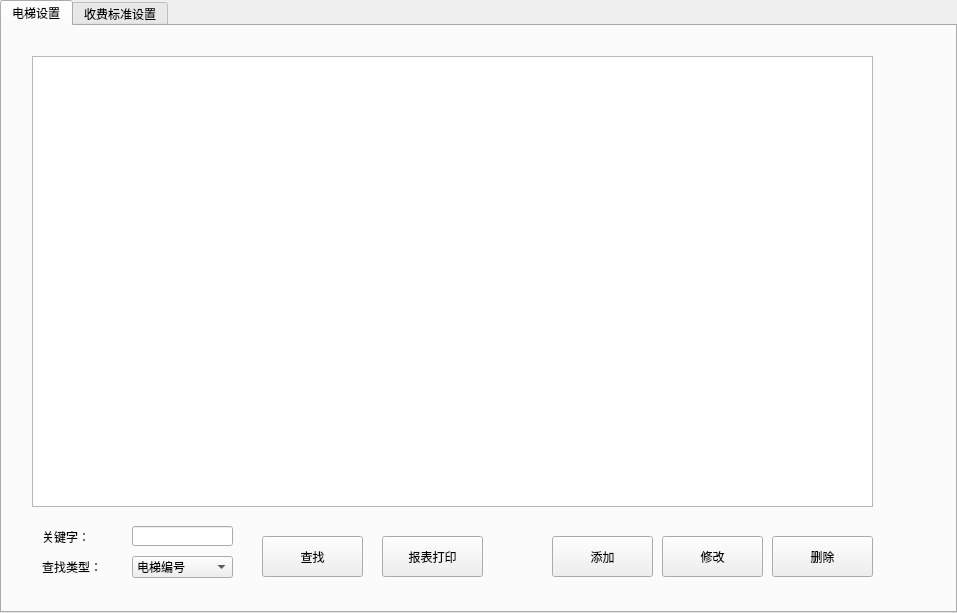
<?xml version="1.0" encoding="UTF-8"?>
<ui version="4.0">
 <class>TabWidget_ElevatorManage</class>
 <widget class="QTabWidget" name="TabWidget_ElevatorManage">
  <property name="geometry">
   <rect>
    <x>0</x>
    <y>0</y>
    <width>957</width>
    <height>613</height>
   </rect>
  </property>
  <property name="windowTitle">
   <string>TabWidget</string>
  </property>
  <property name="currentIndex">
   <number>0</number>
  </property>
  <widget class="QWidget" name="tab0">
   <attribute name="title">
    <string>电梯设置</string>
   </attribute>
   <widget class="QLabel" name="label_18">
    <property name="geometry">
     <rect>
      <x>40</x>
      <y>500</y>
      <width>61</width>
      <height>21</height>
     </rect>
    </property>
    <property name="styleSheet">
     <string notr="true"/>
    </property>
    <property name="text">
     <string>关键字：</string>
    </property>
    <property name="alignment">
     <set>Qt::AlignLeading|Qt::AlignLeft|Qt::AlignVCenter</set>
    </property>
   </widget>
   <widget class="QLineEdit" name="lineEdit_2">
    <property name="geometry">
     <rect>
      <x>130</x>
      <y>500</y>
      <width>101</width>
      <height>20</height>
     </rect>
    </property>
   </widget>
   <widget class="QPushButton" name="pushButton_10">
    <property name="geometry">
     <rect>
      <x>260</x>
      <y>510</y>
      <width>101</width>
      <height>41</height>
     </rect>
    </property>
    <property name="text">
     <string>查找</string>
    </property>
   </widget>
   <widget class="QLabel" name="label_19">
    <property name="geometry">
     <rect>
      <x>40</x>
      <y>530</y>
      <width>81</width>
      <height>21</height>
     </rect>
    </property>
    <property name="styleSheet">
     <string notr="true"/>
    </property>
    <property name="text">
     <string>查找类型：</string>
    </property>
    <property name="alignment">
     <set>Qt::AlignLeading|Qt::AlignLeft|Qt::AlignVCenter</set>
    </property>
   </widget>
   <widget class="QComboBox" name="comboBox">
    <property name="geometry">
     <rect>
      <x>130</x>
      <y>530</y>
      <width>101</width>
      <height>22</height>
     </rect>
    </property>
    <item>
     <property name="text">
      <string>电梯编号</string>
     </property>
    </item>
    <item>
     <property name="text">
      <string>电梯名称</string>
     </property>
    </item>
    <item>
     <property name="text">
      <string>总层数</string>
     </property>
    </item>
    <item>
     <property name="text">
      <string>起始层数</string>
     </property>
    </item>
   </widget>
   <widget class="QPushButton" name="liftsetPushBtnAdd">
    <property name="geometry">
     <rect>
      <x>550</x>
      <y>510</y>
      <width>101</width>
      <height>41</height>
     </rect>
    </property>
    <property name="text">
     <string>添加</string>
    </property>
   </widget>
   <widget class="QPushButton" name="liftsetPushBtnModify">
    <property name="geometry">
     <rect>
      <x>660</x>
      <y>510</y>
      <width>101</width>
      <height>41</height>
     </rect>
    </property>
    <property name="text">
     <string>修改</string>
    </property>
   </widget>
   <widget class="QPushButton" name="liftsetPushBtnDelete">
    <property name="geometry">
     <rect>
      <x>770</x>
      <y>510</y>
      <width>101</width>
      <height>41</height>
     </rect>
    </property>
    <property name="text">
     <string>删除</string>
    </property>
   </widget>
   <widget class="QTableView" name="liftsetTableView">
    <property name="geometry">
     <rect>
      <x>30</x>
      <y>30</y>
      <width>841</width>
      <height>451</height>
     </rect>
    </property>
    <property name="lineWidth">
     <number>1</number>
    </property>
    <property name="selectionBehavior">
     <enum>QAbstractItemView::SelectRows</enum>
    </property>
    <attribute name="horizontalHeaderShowSortIndicator" stdset="0">
     <bool>false</bool>
    </attribute>
    <attribute name="horizontalHeaderStretchLastSection">
     <bool>true</bool>
    </attribute>
   </widget>
   <widget class="QPushButton" name="liftsetPushBtnPrint">
    <property name="geometry">
     <rect>
      <x>380</x>
      <y>510</y>
      <width>101</width>
      <height>41</height>
     </rect>
    </property>
    <property name="text">
     <string>报表打印</string>
    </property>
   </widget>
  </widget>
  <widget class="QWidget" name="tab1">
   <attribute name="title">
    <string>收费标准设置</string>
   </attribute>
   <widget class="QPushButton" name="chargestdPushBtnAdd">
    <property name="geometry">
     <rect>
      <x>720</x>
      <y>180</y>
      <width>101</width>
      <height>41</height>
     </rect>
    </property>
    <property name="text">
     <string>添加</string>
    </property>
   </widget>
   <widget class="QPushButton" name="chargestdPushBtnModify">
    <property name="geometry">
     <rect>
      <x>720</x>
      <y>260</y>
      <width>101</width>
      <height>41</height>
     </rect>
    </property>
    <property name="text">
     <string>修改</string>
    </property>
   </widget>
   <widget class="QPushButton" name="chargestdPushBtnDelete">
    <property name="geometry">
     <rect>
      <x>720</x>
      <y>340</y>
      <width>101</width>
      <height>41</height>
     </rect>
    </property>
    <property name="text">
     <string>删除</string>
    </property>
   </widget>
   <widget class="QTableView" name="chargestdTableView">
    <property name="geometry">
     <rect>
      <x>30</x>
      <y>30</y>
      <width>671</width>
      <height>511</height>
     </rect>
    </property>
    <property name="selectionBehavior">
     <enum>QAbstractItemView::SelectRows</enum>
    </property>
    <attribute name="horizontalHeaderDefaultSectionSize">
     <number>200</number>
    </attribute>
    <attribute name="horizontalHeaderShowSortIndicator" stdset="0">
     <bool>false</bool>
    </attribute>
    <attribute name="horizontalHeaderStretchLastSection">
     <bool>false</bool>
    </attribute>
   </widget>
  </widget>
 </widget>
 <resources/>
 <connections/>
</ui>
